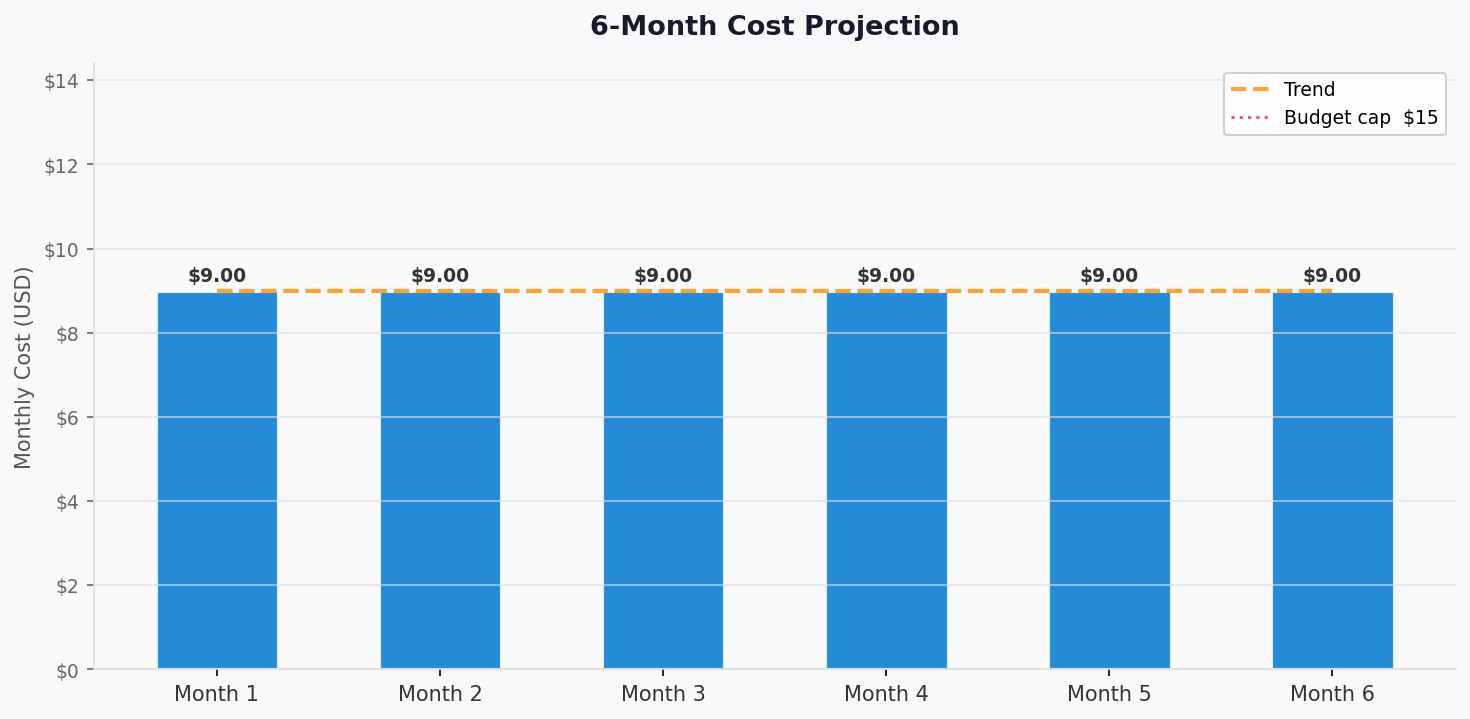

Reproduce this figure in Python.
import matplotlib.pyplot as plt
import matplotlib.ticker as mticker
import numpy as np


def generate_cost_projection_chart(
    months: list[str],
    costs: list[float],
    output_path: str = "03-des-cost-projection.png",
    budget_cap: float | None = None,
) -> None:
    """Render a bar + trend-line chart for 6-month cost projections."""
    fig, ax = plt.subplots(figsize=(10, 5))
    fig.patch.set_facecolor("#F8F9FA")
    ax.set_facecolor("#F8F9FA")

    x = np.arange(len(months))
    bar_color = "#0078D4"

    bars = ax.bar(
        x, costs, color=bar_color, alpha=0.85,
        edgecolor="white", linewidth=1.5, width=0.55,
    )

    for bar, cost in zip(bars, costs):
        ax.text(
            bar.get_x() + bar.get_width() / 2,
            bar.get_height() + max(costs) * 0.015,
            f"${cost:,.2f}",
            ha="center", va="bottom",
            fontsize=9, fontweight="bold", color="#333",
        )

    z = np.polyfit(x, costs, 1)
    p = np.poly1d(z)
    x_smooth = np.linspace(0, len(months) - 1, 200)
    ax.plot(
        x_smooth, p(x_smooth), color="#FF8C00", linewidth=2,
        linestyle="--", alpha=0.8, label="Trend",
    )

    if budget_cap is not None:
        ax.axhline(
            budget_cap, color="#DC3545", linewidth=1.5,
            linestyle=":", alpha=0.8, label=f"Budget cap  ${budget_cap:,.0f}",
        )

    ax.set_xticks(x)
    ax.set_xticklabels(months, fontsize=10, color="#333")
    ax.set_ylabel("Monthly Cost (USD)", fontsize=10, color="#555")
    ax.set_title(
        "6-Month Cost Projection", fontsize=13, fontweight="bold",
        color="#1A1A2E", pad=14,
    )
    ax.yaxis.set_major_formatter(mticker.FuncFormatter(lambda v, _: f"${v:,.0f}"))
    ax.tick_params(axis="y", labelsize=9, colors="#666")
    ax.spines[["top", "right"]].set_visible(False)
    ax.spines[["left", "bottom"]].set_color("#DDD")
    ax.grid(axis="y", color="#E0E0E0", linewidth=0.8, alpha=0.7)
    ax.set_ylim(0, max(costs) * 1.6 if budget_cap else max(costs) * 1.25)

    ax.legend(fontsize=9, framealpha=0.9, edgecolor="#CCC")

    plt.tight_layout(pad=1.4)
    plt.savefig(output_path, dpi=150, bbox_inches="tight", facecolor=fig.get_facecolor())
    plt.close()
    print(f"Generated: {output_path}")


months = ["Month 1", "Month 2", "Month 3", "Month 4", "Month 5", "Month 6"]
costs = [9.00, 9.00, 9.00, 9.00, 9.00, 9.00]
generate_cost_projection_chart(
    months, costs,
    output_path="agent-output/my-demo/03-des-cost-projection.png",
    budget_cap=15,
)
